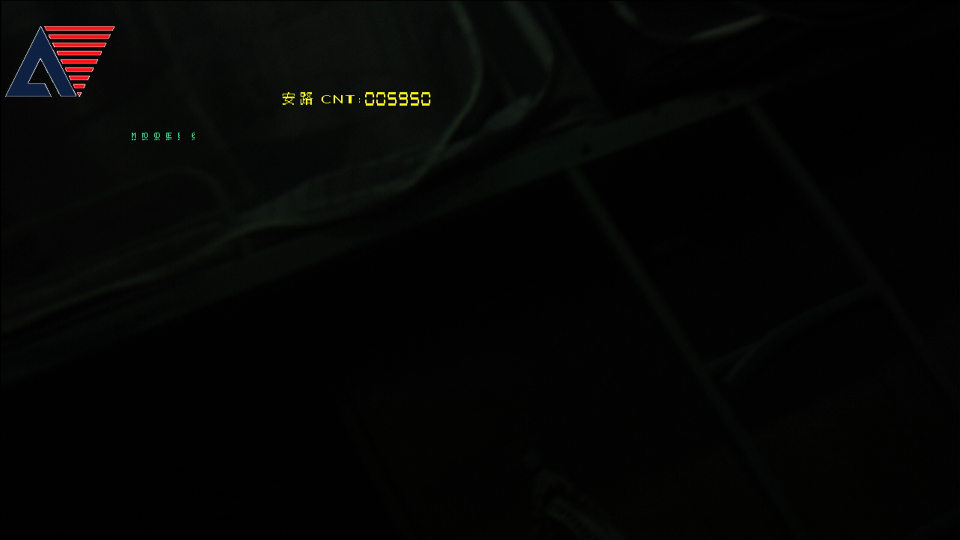
#> input picture captures/2026-10-10_测试图诊断/Screenshot 2026-10-10 21-46-50.png, 1920 x 1080 px, found by its file name (shown at 1/2 size)
$ python crop_osd.py
#> lines starting #> are read from the running program, lines starting #| are printed output that depends on the picture
import cv2, numpy as np
p = r"E:\FPGA\captures\2026-10-10_测试图诊断\Screenshot 2026-10-10 21-46-50.png"
im = cv2.imread(p)
#> im is the input picture: shape (1080, 1920, 3); mean B, G, R 4.2, 5.1, 4.8
# OSD 绿色 MODE 行：原图 1.5x 上采样自 1280x720，OSD 在 (176,176)-(259,185) -> x1.5 = (264,264)-(389,278)
crop = im[258:290, 255:400]
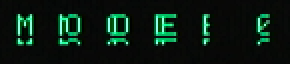
#> crop: shape (32, 145, 3) (shown 2 times larger); mean B, G, R 18.4, 28.2, 10.4
big = cv2.resize(crop, (crop.shape[1]*8, crop.shape[0]*8), interpolation=cv2.INTER_NEAREST)
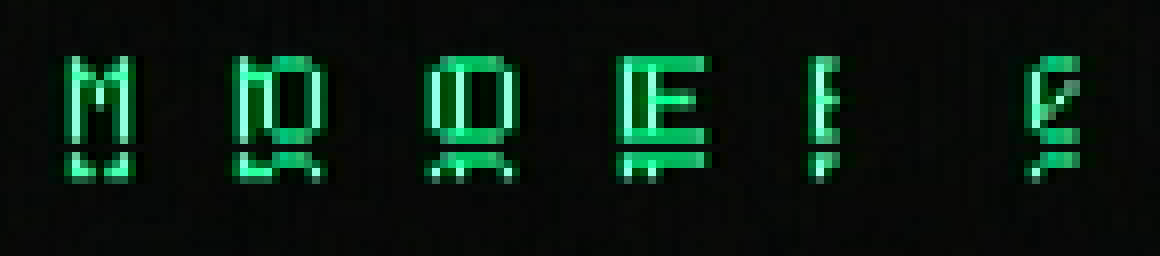
#> big: shape (256, 1160, 3); mean B, G, R 18.4, 28.2, 10.4
cv2.imwrite(r"E:\FPGA\_analysis\out\osd_mode_zoom.png", big)
print("crop", crop.shape, "->", big.shape)
#| crop (32, 145, 3) -> (256, 1160, 3)
# 同时给出该区域每列的 G 通道剖面（便于数字识别）
g = crop[:,:,1]
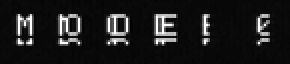
#> g: shape (32, 145) (shown 2 times larger); min 1, max 255, mean 28.2
prof = g.mean(axis=0).astype(int)
#> prof = 145 values, max 114 at index 9, min 6 at index 17, mean 27.72
print("G col profile:", " ".join("%3d" % v for v in prof))
#> (printed output is left out)
